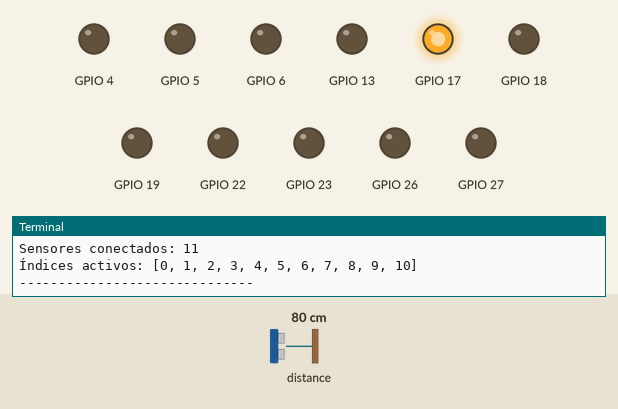
Recording of a program running on a simulated Raspberry Pi (BCM pin numbers). On the bench: output pins drawn as LEDs (lit = HIGH), the last lines printed to the terminal. The test bench sets the inputs (shaded band); at power-on: distance to the obstacle 80 cm.

Above: at 1.36 s.
At 1.72 s:
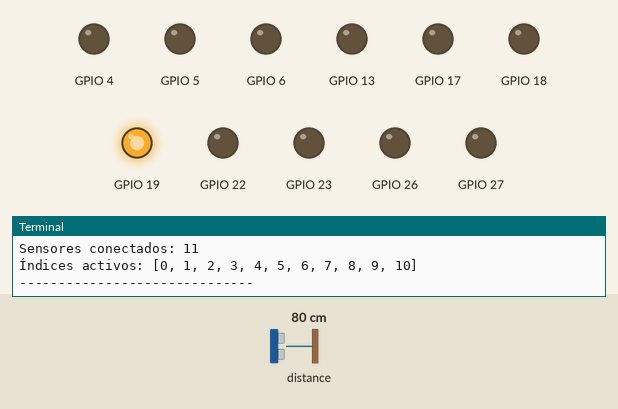
At 2.05 s:
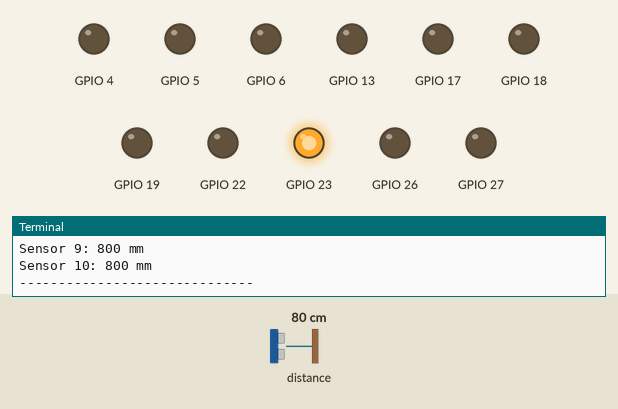
At 2.81 s:
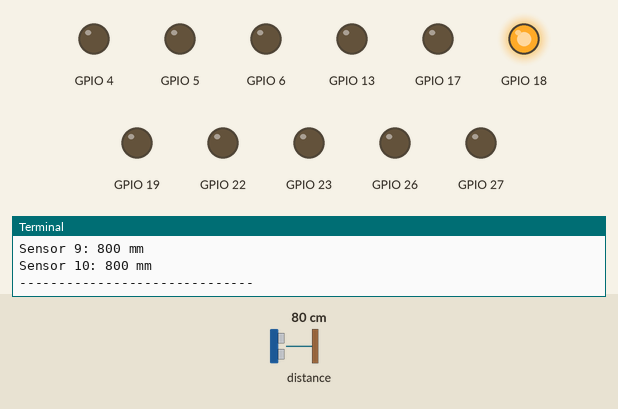
At 3.47 s:
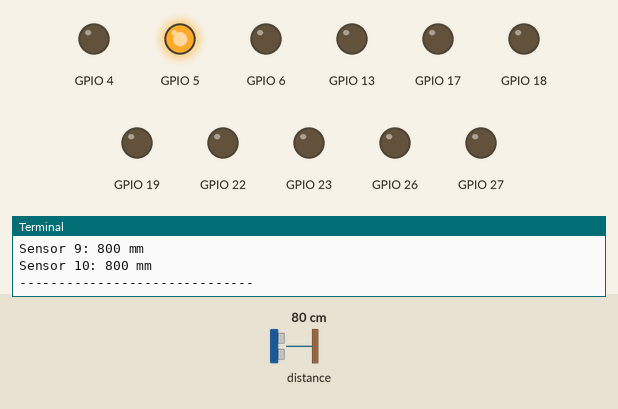
At 4.19 s:
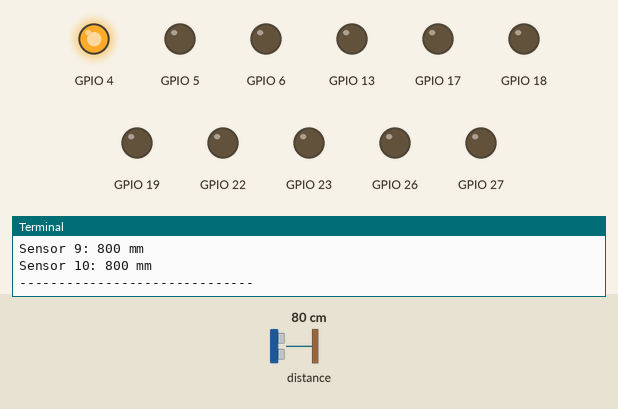
Timing chart, 0 to 4.5 s (numbered marks = the images above):
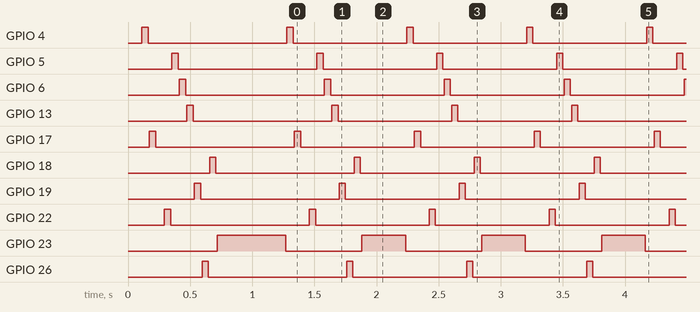

The program:

prueba11vl.py
```python
import time
import board
import busio
import digitalio
import adafruit_vl53l0x

# Pines GPIO usados para XSHUT (máximo 11)
xshut_gpio_nums = [4, 17, 27, 22, 5, 6, 13, 19, 26, 18, 23]

# Inicializar I2C
i2c = busio.I2C(board.SCL, board.SDA)

# Inicializar controladores XSHUT
xshut_controls = []
for pin_num in xshut_gpio_nums:
    pin = digitalio.DigitalInOut(getattr(board, f"D{pin_num}"))
    pin.direction = digitalio.Direction.OUTPUT
    pin.value = False  # Apagar todos
    xshut_controls.append(pin)

time.sleep(0.1)

# Detectar sensores conectados
sensores_disponibles = []

print("Detectando sensores conectados...")
for i, xshut in enumerate(xshut_controls):
    # Apagar todos
    for x in xshut_controls:
        x.value = False
    time.sleep(0.01)

    # Encender el actual
    xshut.value = True
    time.sleep(0.05)

    try:
        sensor = adafruit_vl53l0x.VL53L0X(i2c)
        distancia = sensor.range  # Probar lectura
        sensores_disponibles.append(i)
        print(f"Sensor #{i} detectado OK: {distancia} mm")
        del sensor
    except Exception as e:
        print(f"Sensor #{i} no detectado.")
        xshut.value = False

time.sleep(0.5)

print(f"\nSensores conectados: {len(sensores_disponibles)}")
print(f"Índices activos: {sensores_disponibles}")
print("-" * 30)

# Bucle principal: solo recorre los sensores detectados
while True:
    distancias = []

    for i in sensores_disponibles:
        # Apagar todos
        for x in xshut_controls:
            x.value = False
        time.sleep(0.01)

        # Encender el que toca
        xshut_controls[i].value = True
        time.sleep(0.05)

        try:
            sensor = adafruit_vl53l0x.VL53L0X(i2c)
            distancia = sensor.range
            del sensor
        except Exception:
            distancia = -1
        distancias.append(distancia)

    # Mostrar resultados
    for idx, d in zip(sensores_disponibles, distancias):
        print(f"Sensor {idx}: {d} mm")
    print("-" * 30)
    time.sleep(0.3)
```

Measured:
- by itself, GPIO 4–6, GPIO 13, GPIO 17–19, GPIO 22, GPIO 26, GPIO 27: repeats every 0.96 s: HIGH 0.05 s, LOW 0.91 s
- by itself, GPIO 23: alternates HIGH for 0.35 s and LOW for 0.61 s
- by itself, everything shown: repeats every 0.96 s, in 12 steps
